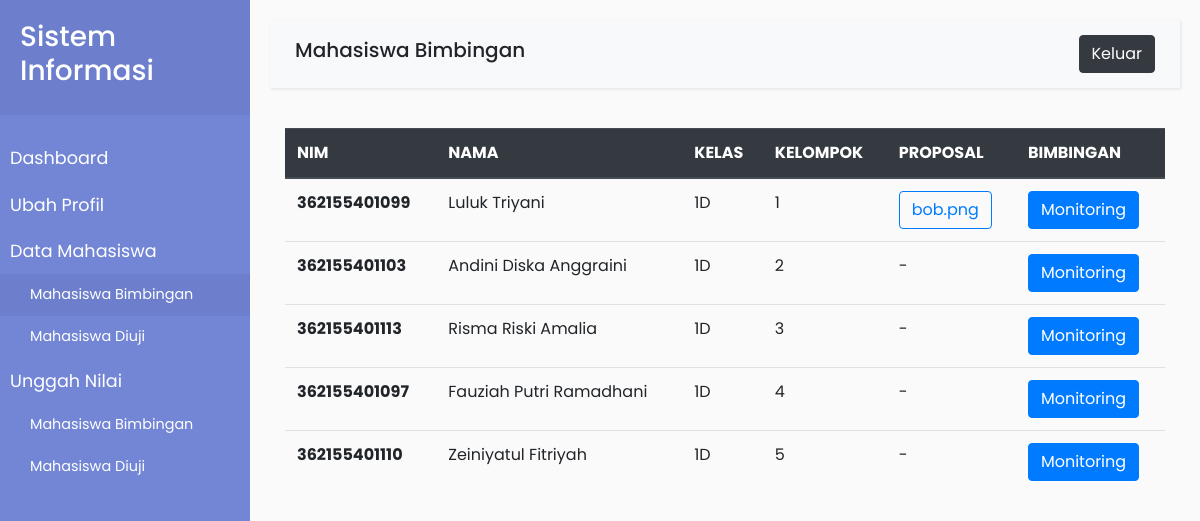
/mhs-bimbingan.php (signed in), run on the app's committed database.
### tables this page shows
CREATE TABLE `mahasiswa` (
  `id` int(11) NOT NULL,
  `nama` varchar(45) NOT NULL,
  `nim` varchar(45) NOT NULL,
  `kelas` varchar(45) NOT NULL,
  `email` varchar(45) NOT NULL,
  `alamat` varchar(45) NOT NULL,
  `user_id` int(11) DEFAULT NULL,
  `anggota_kelompok_id` int(11) DEFAULT NULL
);

CREATE TABLE `anggota_kelompok` (
  `id` int(11) NOT NULL,
  `nama_anggota` varchar(45) DEFAULT NULL,
  `nim` varchar(45) NOT NULL
);

CREATE TABLE `pendaftaran_kp` (
  `id` int(11) NOT NULL,
  `tempat_kp` varchar(45) NOT NULL,
  `alamat_kp` varchar(45) NOT NULL,
  `tanggal_mulai` date NOT NULL,
  `tanggal_selesai` date NOT NULL,
  `proposal` varchar(45) NOT NULL,
  `anggota_kelompok_id` int(11) DEFAULT NULL,
  `dosen_id` int(11) NOT NULL,
  `perusahaan_id` int(11) DEFAULT NULL
);

### koneksi.php (called while the page is built, shortened)
<?php
	class Database {
		var $host = "localhost";
		var $uname = "root";
		var $pass = "";
		var $db = "db_web";
		function __construct()
		{
			$this->koneksi = mysqli_connect($this->host, $this->uname, $this->pass, $this->db);
		}
		public function mahasiswa_bimbingan($id)
		{
			$data = mysqli_query($this->koneksi, "SELECT * FROM mahasiswa JOIN anggota_kelompok ON mahasiswa.anggota_kelompok_id=anggota_kelompok.id JOIN pendaftaran_kp on anggota_kelompok.id=pendaftaran_kp.anggota_kelompok_id WHERE dosen_id='$id' AND nama_anggota IS NOT NULL");
			return $data;
		}
	}
?>

### mhs-bimbingan.php (the view, shortened to what this page needs)
<?php
include 'koneksi.php';
$id = $_SESSION['id'];
$db = new Database();
$mahasiswa = $db->mahasiswa_bimbingan($id);
?>
<!DOCTYPE html>
<html>
<head>
    <link rel="stylesheet" href="assets/css/bootstrap.css">
    <link rel="stylesheet" href="assets/css/style.css">
</head>
<body>
    <div class="wrapper">
        <nav id="sidebar">
            <div class="sidebar-header">
                <h3>Sistem Informasi</h3>
            </div>
            <ul class="list-unstyled components">
                <li><a href="dashboard-dosen.php">Dashboard</a></li>
                <li><a href="profil-dosen.php">Ubah Profil</a></li>
                <li>
                    <a>Data Mahasiswa</a>
                    <ul class="list-unstyled" id="homeSubmenu">
                        <li class="active">
                            <a href="mhs-bimbingan.php">Mahasiswa Bimbingan</a>
                        </li>
                        <li>
                            <a href="mhs-uji.php">Mahasiswa Diuji</a>
                        </li>
                    </ul>
                </li>
                <li>
                    <a>Unggah Nilai</a>
                    <ul class="list-unstyled" id="homeSubmenu">
                        <li>
                            <a href="nilai-bimbingan.php">Mahasiswa Bimbingan</a>
                        </li>
                        <li>
                            <a href="nilai-uji.php">Mahasiswa Diuji</a>
                        </li>
                    </ul>
                </li>
            </ul>
        </nav>
        <div id="content">
            <nav class="navbar navbar-expand-lg navbar-light bg-light">
                <div class="container-fluid">
                    <h5>Mahasiswa Bimbingan</h5>
                    <a href="logout.php" class="btn btn-dark">Keluar</a>
                </div>
            </nav>
            <div class="container">
                <table class="table">
                    <thead class="thead-dark">
                        <tr>
                            <th scope="col">NIM</th>
                            <th scope="col">NAMA</th>
                            <th scope="col">KELAS</th>
                            <th scope="col">KELOMPOK</th>
                            <th scope="col">PROPOSAL</th>
                            <th scope="col">BIMBINGAN</th>
                        </tr>
                    </thead>
                    <tbody>
                        <?php foreach ($mahasiswa as $mhs) { ?>
                        <tr>
                            <th scope="row"><?php echo $mhs['nim']; ?></th>
                            <td><?php echo $mhs['nama']; ?></td>
                            <td><?php echo $mhs['kelas']; ?></td>
                            <td>
                                <?php if(is_null($mhs['nama_anggota'])) {?>
                                    -
                                <?php } else { echo $mhs['nama_anggota']; }?>
                            </td>
                            <td>
                                <?php if($mhs['proposal'] != '') {?>
                                    <a href="file/<?php echo $mhs['proposal']; ?>" class="btn btn-outline-primary"><?php echo $mhs['proposal']; ?></a>
                                <?php } else { echo "-"; }?>
                            </td>
                            <td>
                                <a href="monitoring-mhs.php?id=<?php echo $mhs['anggota_kelompok_id']; ?>" class="btn btn-primary">Monitoring</a>
                            </td>
                        </tr>
                        <?php } ?>
                    </tbody>
                </table>
            </div>
        </div>
    </div>
</body>
</html>

### assets/css/style.css (style rules this page uses)
body { font-family: 'Poppins', sans-serif; background: #fafafa; }
a, a:hover, a:focus { color: inherit; text-decoration: none; transition: all 0.3s; }
.navbar { padding: 15px 10px; background: #fff; border: none; border-radius: 0; margin-bottom: 40px; box-shadow: 1px 1px 3px rgba(0, 0, 0, 0.1); }
.wrapper { display: flex; width: 100%; align-items: stretch; }
#sidebar { min-width: 250px; max-width: 250px; background: #7386D5; color: #fff; transition: all 0.3s; }
#sidebar .sidebar-header { padding: 20px; background: #6d7fcc; }
#sidebar ul.components { padding: 20px 0; }
#sidebar ul li a { padding: 10px; font-size: 1.1em; display: block; }
nav .active { color: #fff; background: #6d7fcc; }
ul ul a { font-size: 0.9em !important; padding-left: 30px !important; }
#content { width: 100%; padding: 20px; min-height: 100vh; transition: all 0.3s; }

### data on the page
mahasiswa: anggota_kelompok.nim "362155401099", nama "Luluk Triyani", kelas "1D", anggota_kelompok.nama_anggota "1", pendaftaran_kp.proposal "bob.png"
mahasiswa: anggota_kelompok.nim "362155401103", nama "Andini Diska Anggraini", kelas "1D", anggota_kelompok.nama_anggota "2"
mahasiswa: anggota_kelompok.nim "362155401113", nama "Risma Riski Amalia", kelas "1D", anggota_kelompok.nama_anggota "3"
mahasiswa: anggota_kelompok.nim "362155401097", nama "Fauziah Putri Ramadhani", kelas "1D", anggota_kelompok.nama_anggota "4"
mahasiswa: anggota_kelompok.nim "362155401110", nama "Zeiniyatul Fitriyah", kelas "1D", anggota_kelompok.nama_anggota "5"
